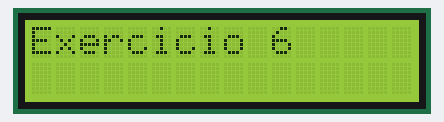
A sketch run on a simulated Arduino Uno, built with avr-gcc and run on an emulated ATmega328P. Shown: 16×2 character LCD. What the sketch prints to the serial monitor is not drawn.

Above: at 0.1 s.
At 2.1 s:
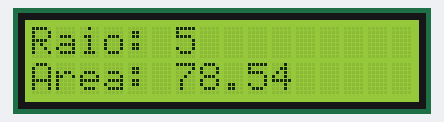

The sketch:

Exercicio_6_util_constantes.ino
```cpp
#include <Arduino.h>
#include <LiquidCrystal.h>

// Define os pinos de conexão com o LCD
const int rs = 11;
const int en = 12;
const int d4 = 5;
const int d5 = 4;
const int d6 = 3;
const int d7 = 2;

// Inicializa o objeto LiquidCrystal com os pinos definidos
LiquidCrystal lcd(rs, en, d4, d5, d6, d7);

// Define a constante PI
#define PI 3.14159

void setup() {
  // Inicializa a comunicação serial
  Serial.begin(9600);

  // Inicializa o LCD
  lcd.begin(16, 2); // Configura o LCD com 16 colunas e 2 linhas

  // Exibe "Exercicio 6" no LCD
  lcd.clear();
  lcd.setCursor(0, 0);
  lcd.print("Exercicio 6");
  delay(2000); // Aguarda 2 segundos para exibir o título

  // Declara o raio e calcula a área do círculo
  int raio = 5;
  float area = PI * raio * raio;

  // Exibe a área no LCD
  lcd.clear();
  lcd.setCursor(0, 0);
  lcd.print("Raio: ");
  lcd.print(raio);
  lcd.setCursor(0, 1);
  lcd.print("Area: ");
  lcd.print(area);

  // Exibe a área no monitor serial
  Serial.println("Exercicio 6: Utilizar Constantes");
  Serial.print("Raio: ");
  Serial.println(raio);
  Serial.print("Area: ");
  Serial.println(area);
}

void loop() {
  // Não é necessário repetir nada no loop
}
```
